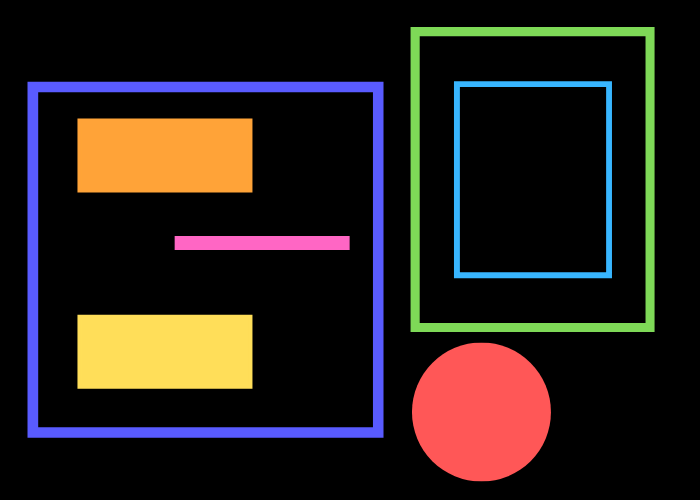
#> input picture figContorno.png, 700 x 500 px, found by its file name
$ python RETR_TREE.py
#> lines starting #> are read from the running program, lines starting #| are printed output that depends on the picture; after the words box and inside, x2 and y2 are one past the last pixel; in counts of white or black regions, pixels touching at a corner belong together
import cv2
import numpy as np

imagen = cv2.imread('figcontorno.png')
#> imagen is the input picture: shape (500, 700, 3); mean B, G, R 26.5, 30.6, 39.5
gris = cv2.cvtColor(imagen,cv2.COLOR_BGR2GRAY)
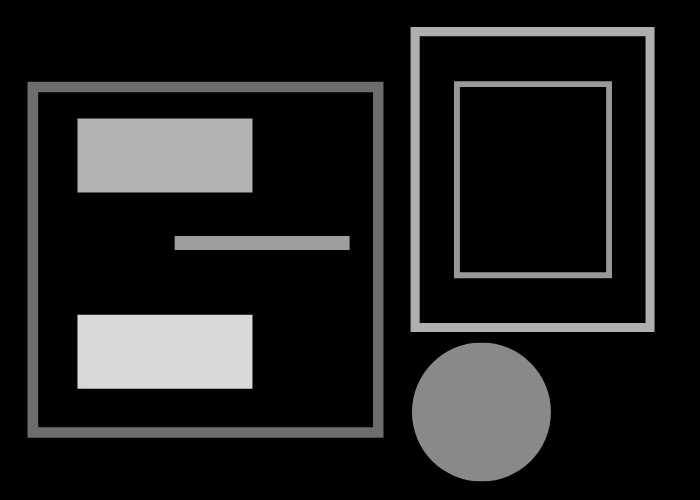
#> gris: shape (500, 700); min 0, max 217, mean 32.8
_, th = cv2.threshold(gris,100,255, cv2.THRESH_BINARY)
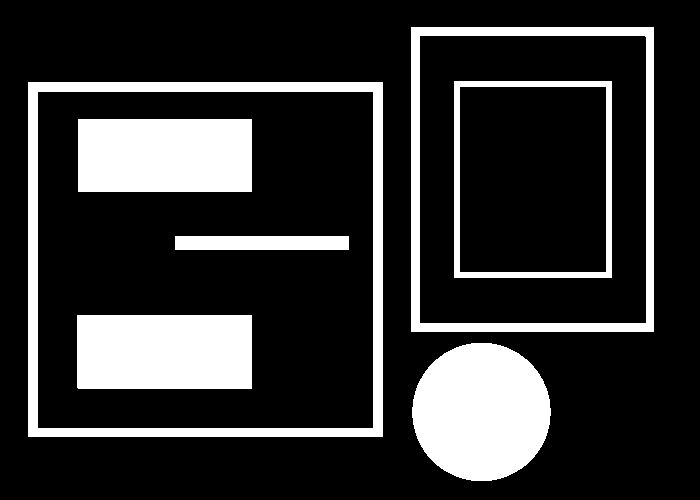
#> th: shape (500, 700); 20% white; 7 white regions

contornos, hierachy = cv2.findContours(th, cv2.RETR_TREE, cv2.CHAIN_APPROX_SIMPLE)
#> contornos = 10 contours; largest, box (x1, y1, x2, y2) and area: (28, 82, 383, 437) 125316, (37, 91, 374, 429) 113230, (411, 27, 654, 332) 73568, (419, 35, 647, 324) 65372, (454, 81, 612, 278) 30772

print ('hierachy= ', hierachy)
#| hierachy=  [[[ 1 -1 -1 -1]
#|   [ 6  0  2 -1]
#|   [-1 -1  3  1]
#|   [ 4 -1 -1  2]
#|   [ 5  3 -1  2]
#|   [-1  4 -1  2]
#|   [-1  1  7 -1]
#|   [-1 -1  8  6]
#|   [-1 -1  9  7]
#|   [-1 -1 -1  8]]]

for i in range (len(contornos)):
    cv2.drawContours(imagen,contornos, i,(0,255,0), 3)
    cv2.imshow('imagen', imagen)
    cv2.waitKey(0)
#> this loop made 10 passes
#> pass 1, `cv2.imshow('imagen', imagen)`:
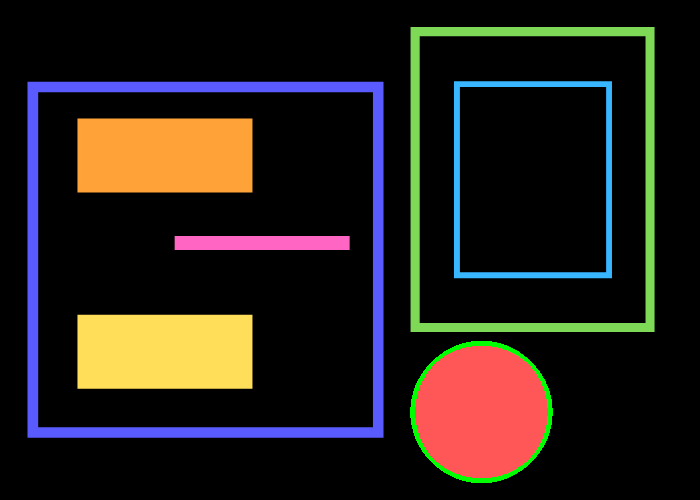
#> window 'imagen': shape (500, 700, 3); mean B, G, R 26.2, 31.7, 38.6
#> pass 2, `cv2.imshow('imagen', imagen)`:
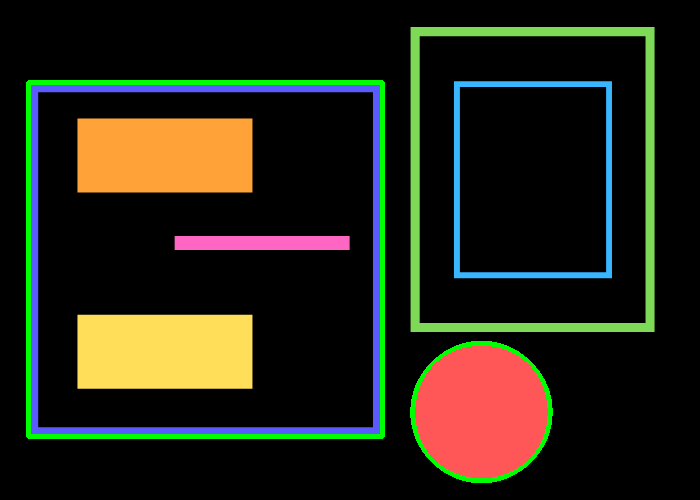
#> window 'imagen': shape (500, 700, 3); mean B, G, R 22.6, 35.6, 37.4
#> after the loop:
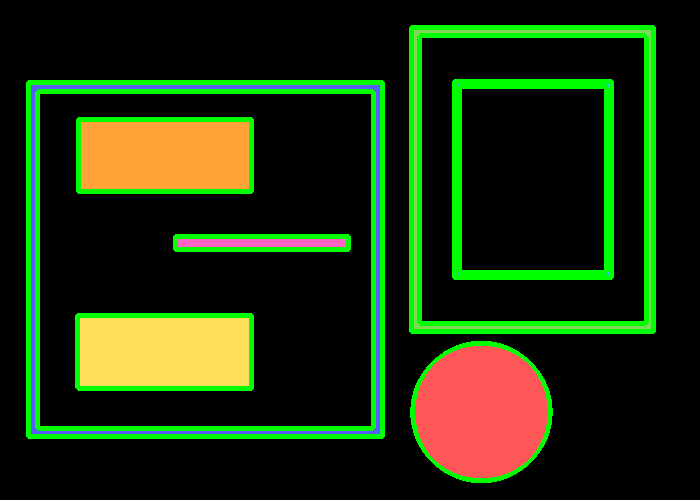
#> imagen: shape (500, 700, 3); 11.39% of pixels changed, all inside (x1, y1, x2, y2) = (26, 25, 656, 483)

cv2.imshow('imagen', imagen)
cv2.waitKey(0)
cv2.destroyAllWindows()
